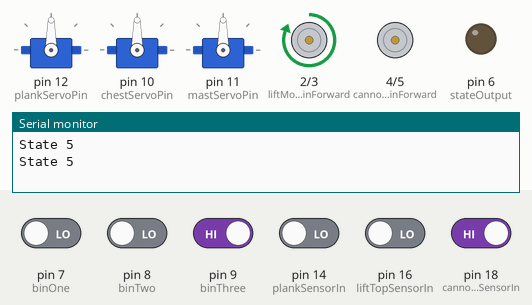
Recording of a sketch running on a simulated Arduino Uno, built with avr-gcc and run on an emulated ATmega328P. Shown: 3 × servo, motor-driver pin pairs drawn as motors (green arrow = first pin HIGH = forward, orange = second pin HIGH = backward, longer = more drive), output pins drawn as LEDs (lit = HIGH), the last lines printed to the serial monitor. Dashed ring = blinking. The inputs (shaded band) are chosen by the test bench; at power-on: pin 9 (binThree), pin 18 (cannonBottomSensorIn) HIGH, pin 7 (binOne), pin 8 (binTwo), pin 14 (plankSensorIn), pin 16 (liftTopSensorIn) LOW.

Above: at 2.7 s.
2.8 s: pin 16 (liftTopSensorIn) driven HIGH
At 4.3 s:
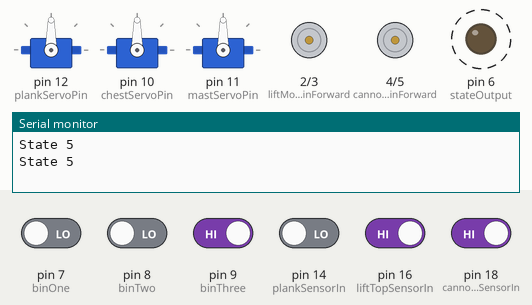
5.8 s: pin 9 (binThree) driven LOW
At 7.8 s:
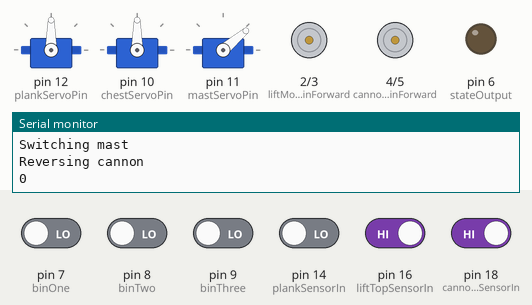
8.8 s: pin 16 (liftTopSensorIn) driven LOW
At 10.5 s:
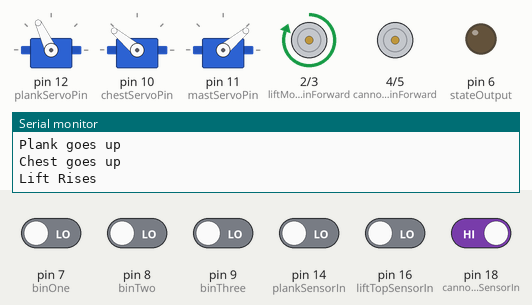
11.2 s: pin 16 (liftTopSensorIn) driven HIGH
At 12.6 s:
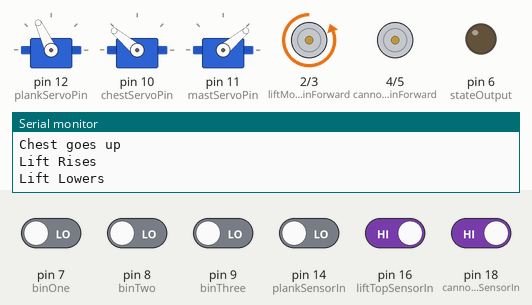
Timing chart, 0 to 19.0 s (numbered marks = the images above; inputs shaded):
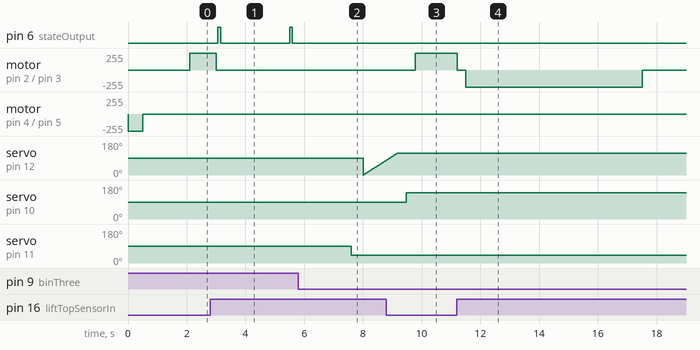

The sketch:

ADD-WITH-FPGA.ino
```cpp
#include <Servo.h>

// declare pins for sensors
const int plankSensorIn = 14;
const int liftBallSensorIn = 15;
const int liftTopSensorIn = 16;
const int cannonTopSensorIn = 17;
const int cannonBottomSensorIn = 18;

// declare actuator pins
const int plankServoPin = 12;
const int chestServoPin = 10;
const int liftMotorPinForward = 2;
const int liftMotorPinReverse = 3;
const int mastServoPin = 11;
const int cannonMotorPinForward = 4;
const int cannonMotorPinReverse = 5;

const int stateOutput = 6;
const int binOne = 7;
const int binTwo = 8;
const int binThree = 9;

// create servos
Servo plankServo;
Servo chestServo;
Servo mastServo;

// state is global - it identifies the current actions being undertaken
int state = 1;
int cannonInitialized = 0;
int liftInit = 0;

void setup() {
  Serial.begin(115200);
  // declare pin modes for sensors
  pinMode(plankSensorIn, INPUT);
  pinMode(liftBallSensorIn, INPUT);
  pinMode(liftTopSensorIn, INPUT);
  pinMode(cannonTopSensorIn, INPUT);
  pinMode(cannonBottomSensorIn, INPUT);
  pinMode(plankServoPin, OUTPUT);
  pinMode(chestServoPin, OUTPUT);
  pinMode(mastServoPin, OUTPUT);
  pinMode(liftMotorPinForward, OUTPUT);
  pinMode(liftMotorPinReverse, OUTPUT);
  pinMode(cannonMotorPinForward, OUTPUT);
  pinMode(cannonMotorPinReverse, OUTPUT);
  pinMode(stateOutput, OUTPUT);
  pinMode(binOne, INPUT);
  pinMode(binTwo, INPUT);
  pinMode(binThree, INPUT);

  plankServo.attach(plankServoPin);
  chestServo.attach(chestServoPin);
  mastServo.attach(mastServoPin);

  digitalWrite(cannonMotorPinForward, LOW);
  digitalWrite(cannonMotorPinReverse, HIGH);
  delay(500);
  digitalWrite(cannonMotorPinForward, LOW);
  digitalWrite(cannonMotorPinReverse, LOW);
  delay(1000);
  liftInit = 0;

}

void loop() {

  int a = digitalRead(binThree) == HIGH;
  int b = digitalRead(binTwo) == HIGH;
  int c = digitalRead(binOne) == HIGH;

  if(!a && !b && !c){
    state = 1;
    Serial.println("State 1");
  }
  else if(!a && !b && c){
    state = 2;
    Serial.println("State 2");
  }
  else if(!a && b && !c){
    state = 3;
    Serial.println("State 3");
  }
  else if(!a && b && c){
    state = 4;
    Serial.println("State 4");
  }
  else if(a && !b && !c){
    state = 5;
    Serial.println("State 5");
  }
  else if(a && !b && c){
    state = 6;
    Serial.println("State 6");
  }
  else if(a && b && !c){
    state = 7;
    Serial.println("State 7");
  }
  else if(a && b && c){
    state = 8;
    Serial.println("State 8");
  }

  switch(state) {      // the functionality of each state is given inside here
  case 0:
    ; // when all of the state pins are LOW, just do the same thing as if in the first state
  case 1:
    Serial.println("State 1");
    Serial.println("Switching mast");
    switchMastLeft();
    Serial.println("Reversing cannon");
    cannonInitialized = 0;
    while(cannonInitialized == 0){
      Serial.println(cannonInitialized);
      cannonReverse();
    }
    delay(300);
    Serial.println("Plank goes up");
    plankUp();
    Serial.println("Chest goes up");
    delay(300);
    chestUp();
    Serial.println("Lift Rises");
    delay(300);
    liftInit = 0;
    while(liftInit == 0){
      liftForwardNoStateSwitch();
    }
    liftInit = 0;
    delay(300);
    Serial.println("Lift Lowers");
    liftReverse();
    while(state == 1){
      Serial.println("Waits for input");
      if(digitalRead(plankSensorIn) == HIGH){
        Serial.println("Got it");
        switchState();
      }
    }
    break;
  case 2:
    delay(300);
    Serial.println("State 2");
    plankDown();
    while(state == 2){
      delay(10);
      if(digitalRead(liftBallSensorIn) == HIGH){
        switchState();
      }
    }
    break;
  case 3:
  delay(300);
    Serial.println("State 3");
    delay(100);
    liftForward();
    break;
  case 4:
  delay(300);
    Serial.println("State 4");
    delay(300);
    while(state == 4){
      if(digitalRead(liftBallSensorIn) == HIGH){
        liftReverseWithSwitch();
      }
    }
    break;
  case 5:
    Serial.println("State 5");
    delay(300);
    while(state == 5){
      liftForward();
    }
    break;
  case 6:
    Serial.println("State 6");
    delay(300);
    while(state == 6){
      if(digitalRead(liftBallSensorIn) == HIGH){
        liftReverseWithSwitch();
      }
    }
    break;
  case 7:
    Serial.println("State 7");
    switchMastRight();
    chestDown();
      while(state == 7){
        delay(100);
        liftForward();
      }
    break;
  case 8:
    Serial.println("State 8");
    delay(1000);
    liftReverse();
    while(state == 8){
      cannonForward();
    }
    break;
  default:
    ; // state was incorrect, or incorrectly read, or just 'default'
  }
}

void plankUp() {
  int pos;
  for (pos = 0; pos <= 115; pos += 1) {
    plankServo.write(pos);
    delay(10);
  }
}

void plankDown() {
  int pos;
  for (pos = 115; pos >= 0; pos -= 1) {
    plankServo.write(pos);
    delay(5);
  }
}

void chestDown() {
  chestServo.write(180);
}

void chestUp() {
  chestServo.write(140);
}

void liftStop() {
  digitalWrite(liftMotorPinForward, LOW);
  digitalWrite(liftMotorPinReverse, LOW);
}

void liftReverse() {
  digitalWrite(liftMotorPinForward, LOW);
  digitalWrite(liftMotorPinReverse, HIGH);
  delay(6000);
  liftStop();
}

void liftReverseWithSwitch() {
  digitalWrite(liftMotorPinForward, LOW);
  digitalWrite(liftMotorPinReverse, HIGH);
  delay(6000);
  liftStop();
  switchState();
}

void liftForward() {
  delay(300);
  if(digitalRead(liftTopSensorIn) == LOW) {
    digitalWrite(liftMotorPinForward, HIGH);
    digitalWrite(liftMotorPinReverse, LOW);
  }
  else{
    liftStop();
    switchState();
  }
}

void liftForwardNoStateSwitch() {
  delay(10);
  if(digitalRead(liftTopSensorIn) == LOW) {
    digitalWrite(liftMotorPinForward, HIGH);
    digitalWrite(liftMotorPinReverse, LOW);
  }
  else{
    liftStop();
    liftInit = 1;
  }
}

void switchMastRight() {
  mastServo.write(140);
}

void switchMastLeft() {
  mastServo.write(40);
}

void cannonStop() {
  digitalWrite(cannonMotorPinForward, LOW);
  digitalWrite(cannonMotorPinReverse, LOW);
}

void cannonForward() {
  delay(100);
  if(digitalRead(cannonTopSensorIn) == LOW) {
    digitalWrite(cannonMotorPinForward, LOW);
    digitalWrite(cannonMotorPinReverse, HIGH);
  }
  else{
    cannonStop();
      digitalWrite(cannonMotorPinForward, HIGH);
      digitalWrite(cannonMotorPinReverse, LOW);
      delay(1000);
    cannonStop();
  }
}

void cannonReverse() {
  while(cannonInitialized != 1){
    delay(100);
    if(digitalRead(cannonBottomSensorIn) == LOW) {
      digitalWrite(cannonMotorPinForward, HIGH);
      digitalWrite(cannonMotorPinReverse, LOW);
    }
    else{
      cannonStop();
      cannonInitialized = 1;
    }
  }
}

void switchState(){
  delay(50);
  digitalWrite(stateOutput, HIGH);
  delay(100);
  digitalWrite(stateOutput, LOW);
  delay(2000);
  Serial.println("PULSE");
  int a;
  if(digitalRead(binThree) == HIGH){
    a = 1;
  }
  else{
    a = 0;
  }
  int b;
    if(digitalRead(binTwo) == HIGH){
    b = 1;
  }
  else{
    b = 0;
  }
  int c;
  if(digitalRead(binOne) == HIGH){
    c = 1;
  }
  else{
    c = 0;
  }

Serial.println(a);
Serial.println(b);
Serial.println(c);

  if(!a && !b && !c){
    state = 1;
    Serial.println("State 1");
  }
  else if(!a && !b && c){
    state = 2;
    Serial.println("State 2");
  }
  else if(!a && b && !c){
    state = 3;
    Serial.println("State 3");
  }
  else if(!a && b && c){
    state = 4;
    Serial.println("State 4");
  }
  else if(a && !b && !c){
    state = 5;
    Serial.println("State 5");
  }
  else if(a && !b && c){
    state = 6;
    Serial.println("State 6");
  }
  else if(a && b && !c){
    state = 7;
    Serial.println("State 7");
  }
  else if(a && b && c){
    state = 8;
    Serial.println("State 8");
  }


//    state = state + 1;
}
```

Measured:
- after the input at 2.8 s, pin 6 (stateOutput): alternates HIGH for 0.10 s and LOW for 2.4 s, starting after 0.25 s; motor on pin 2 (liftMotorPinForward) / pin 3 (liftMotorPinReverse): forward 255/255 → stopped after 0.20 s
- after the input at 5.8 s, pin 6 (stateOutput): stays LOW (without the input it goes to HIGH after 2.2 s); servo on pin 11 (mastServoPin): 90° → 40° after 1.8 s
- after the input at 8.8 s, motor on pin 2 (liftMotorPinForward) / pin 3 (liftMotorPinReverse): stopped → forward 255/255 after 0.98 s
- after the input at 11.2 s, motor on pin 2 (liftMotorPinForward) / pin 3 (liftMotorPinReverse): forward 255/255 → stopped at once, → backward 255/255 0.30 s later, → stopped 6.0 s later
